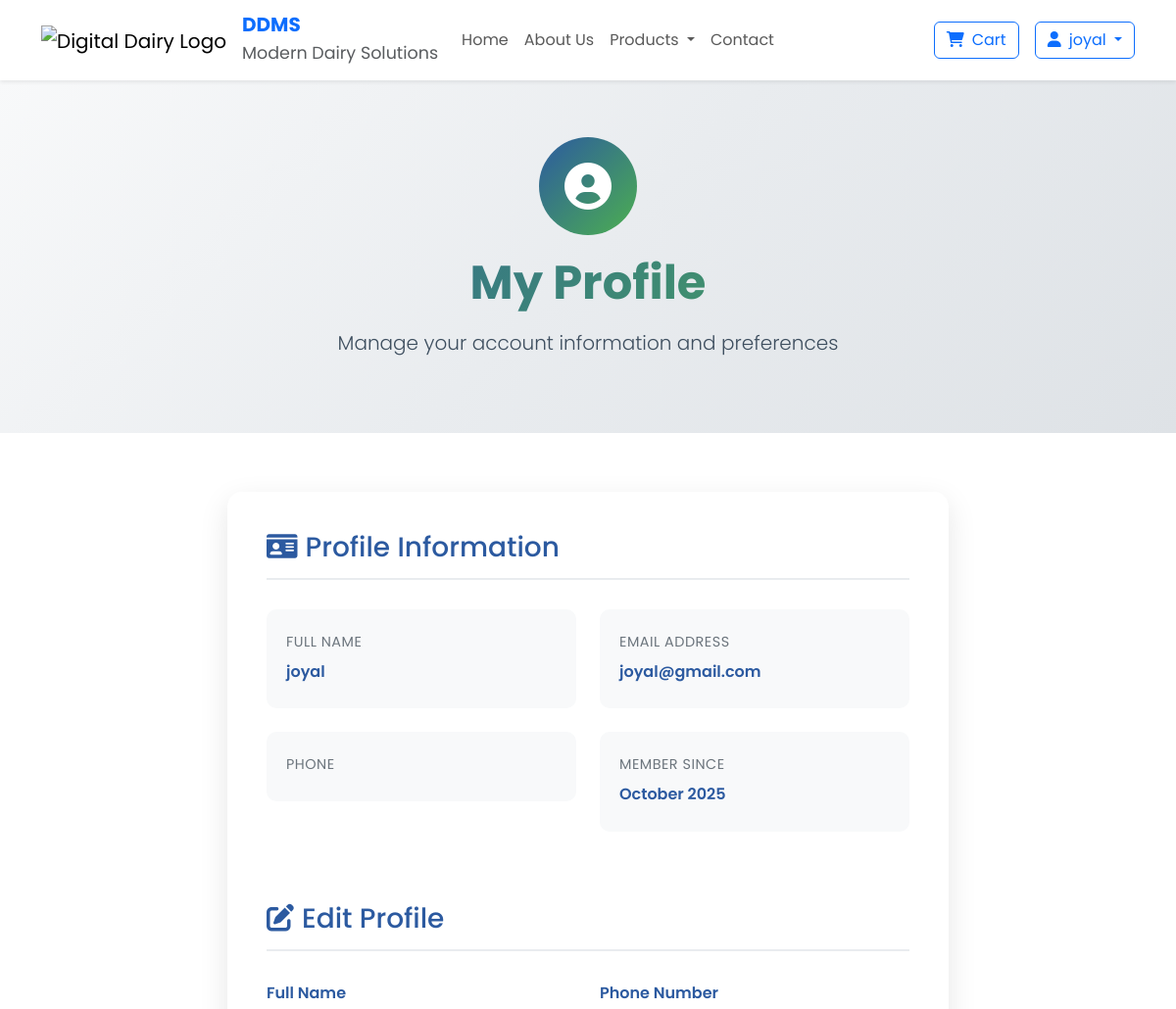
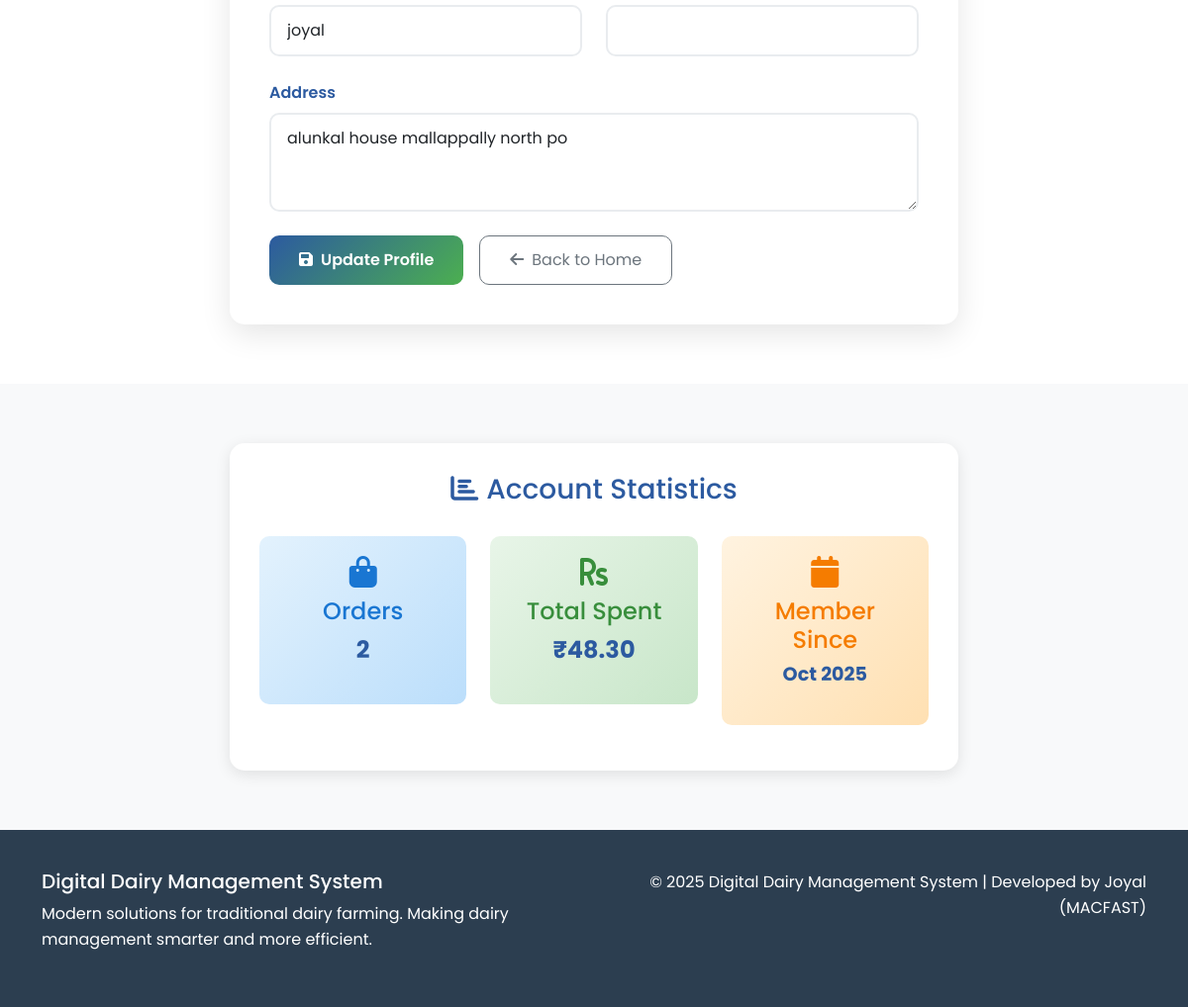
Page /profile.php (signed in) on the committed database (2 pictures, top to bottom).
### tables this page shows
CREATE TABLE `tblcustomer` (
  `id` int(11) NOT NULL,
  `customer_name` varchar(255) NOT NULL,
  `contact` varchar(20) NOT NULL,
  `email` varchar(255) DEFAULT NULL,
  `address` text DEFAULT NULL,
  `registration_date` timestamp NOT NULL DEFAULT current_timestamp(),
  `status` enum('active','inactive') DEFAULT 'active',
  `created_at` timestamp NOT NULL DEFAULT current_timestamp(),
  `updated_at` timestamp NOT NULL DEFAULT current_timestamp() ON UPDATE current_timestamp(),
  `password` varchar(255) DEFAULT NULL,
  `reset_token` varchar(64) DEFAULT NULL,
  `reset_expires` datetime DEFAULT NULL
);

### profile.php (the view, shortened to what this page needs)
<?php
include('includes/config.php');
$user_email = $_SESSION['email'];
$user_name = $_SESSION['customer_name'] ?? $_SESSION['name'] ?? 'User';
$user_query = "SELECT * FROM tblcustomer WHERE email = '$user_email'";
$user_result = mysqli_query($con, $user_query);
$user_data = mysqli_fetch_assoc($user_result);
?>
<!DOCTYPE html>
<html lang="en">
<head>
    <link href="https://cdn.jsdelivr.net/npm/bootstrap@5.3.0/dist/css/bootstrap.min.css" rel="stylesheet">
    <link href="https://cdnjs.cloudflare.com/ajax/libs/font-awesome/6.0.0/css/all.min.css" rel="stylesheet">
</head>
<body>
    <header class="header">
        <nav class="navbar navbar-expand-lg navbar-light bg-white shadow-sm fixed-top">
            <div class="container">
                <a class="navbar-brand d-flex align-items-center" href="home_page.php">
                    <div class="logo-container me-3">
                        <img src="uploads/logo.png" alt="Digital Dairy Logo" style="height: 3rem;">
                    </div>
                    <div class="brand-text">
                        <h5 class="mb-0 fw-bold text-primary">DDMS</h5>
                        <small class="text-muted">Modern Dairy Solutions</small>
                    </div>
                </a>
                <div class="collapse navbar-collapse" id="navbarNav">
                    <ul class="navbar-nav me-auto">
                        <li class="nav-item">
                            <a class="nav-link" href="home_page.php">Home</a>
                        </li>
                        <li class="nav-item">
                            <a class="nav-link" href="home_page.php#about">About Us</a>
                        </li>
                        <li class="nav-item dropdown">
                            <a class="nav-link dropdown-toggle" href="home_page.php#categories" id="navbarDropdown" role="button" data-bs-toggle="dropdown" aria-expanded="false">
                                Products
                            </a>
                        </li>
                        <li class="nav-item">
                            <a class="nav-link" href="home_page.php#contact">Contact</a>
                        </li>
                    </ul>
                    <div class="d-flex align-items-center">
                        <a href="cart.php" class="btn btn-outline-primary me-3 position-relative">
                            <i class="fas fa-shopping-cart me-2"></i>Cart
                        </a>
                        <div class="dropdown">
                            <button class="btn btn-outline-primary dropdown-toggle" type="button" id="userDropdown" data-bs-toggle="dropdown" aria-expanded="false">
                                <i class="fas fa-user me-2"></i><?php echo htmlspecialchars($user_name); ?>
                            </button>
                        </div>
                    </div>
                </div>
            </div>
        </nav>
    </header>
    <div style="height: 80px;"></div>
    <section class="hero" style="background: linear-gradient(135deg, #f8f9fa 0%, #e9ecef 50%, #dee2e6 100%); padding: 60px 0;">
        <div class="container">
            <div class="row align-items-center">
                <div class="col-lg-12 text-center">
                    <div class="hero-content">
                        <div style="width: 100px; height: 100px; background: linear-gradient(135deg, #2c5aa0, #4caf50); border-radius: 50%; display: flex; align-items: center; justify-content: center; margin: 0 auto 20px;">
                            <i class="fas fa-user-circle" style="font-size: 3rem; color: white;"></i>
                        </div>
                        <h1 class="display-5 fw-bold mb-3" style="background: linear-gradient(135deg, #2c5aa0, #4caf50); -webkit-background-clip: text; -webkit-text-fill-color: transparent; background-clip: text;">
                            My Profile
                        </h1>
                        <p class="lead" style="color: #2c3e50; opacity: 0.9;">
                            Manage your account information and preferences
                        </p>
                    </div>
                </div>
            </div>
        </div>
    </section>
    <section style="padding: 60px 0; background: white;">
        <div class="container">
            <div class="row justify-content-center">
                <div class="col-lg-8">
                    <div class="profile-card" style="background: white; border-radius: 15px; padding: 40px; box-shadow: 0 10px 30px rgba(0,0,0,0.1);">
                        <div class="profile-info mb-5">
                            <h3 style="color: #2c5aa0; margin-bottom: 30px; border-bottom: 2px solid #e9ecef; padding-bottom: 15px;">
                                <i class="fas fa-id-card me-2"></i>Profile Information
                            </h3>
                            <div class="row">
                                <div class="col-md-6 mb-4">
                                    <div class="info-item" style="padding: 20px; background: #f8f9fa; border-radius: 10px;">
                                        <label style="color: #6c757d; font-size: 0.9rem; text-transform: uppercase; letter-spacing: 0.5px;">Full Name</label>
                                        <p style="color: #2c5aa0; font-weight: 600; margin: 5px 0;"><?php echo htmlspecialchars($user_name); ?></p>
                                    </div>
                                </div>
                                <div class="col-md-6 mb-4">
                                    <div class="info-item" style="padding: 20px; background: #f8f9fa; border-radius: 10px;">
                                        <label style="color: #6c757d; font-size: 0.9rem; text-transform: uppercase; letter-spacing: 0.5px;">Email Address</label>
                                        <p style="color: #2c5aa0; font-weight: 600; margin: 5px 0;"><?php echo htmlspecialchars($user_email); ?></p>
                                    </div>
                                </div>
                                <div class="col-md-6 mb-4">
                                    <div class="info-item" style="padding: 20px; background: #f8f9fa; border-radius: 10px;">
                                        <label style="color: #6c757d; font-size: 0.9rem; text-transform: uppercase; letter-spacing: 0.5px;">Phone</label>
                                    </div>
                                </div>
                                <div class="col-md-6 mb-4">
                                    <div class="info-item" style="padding: 20px; background: #f8f9fa; border-radius: 10px;">
                                        <label style="color: #6c757d; font-size: 0.9rem; text-transform: uppercase; letter-spacing: 0.5px;">Member Since</label>
                                        <p style="color: #2c5aa0; font-weight: 600; margin: 5px 0;"><?php echo date('F Y', strtotime($user_data['registration_date'] ?? 'now')); ?></p>
                                    </div>
                                </div>
                            </div>
                        </div>
                        <div class="edit-profile">
                            <h3 style="color: #2c5aa0; margin-bottom: 30px; border-bottom: 2px solid #e9ecef; padding-bottom: 15px;">
                                <i class="fas fa-edit me-2"></i>Edit Profile
                            </h3>
                            <form method="POST" action="profile.php">
                                <div class="row">
                                    <div class="col-md-6 mb-4">
                                        <label for="customer_name" class="form-label" style="color: #2c5aa0; font-weight: 600;">Full Name</label>
                                        <input type="text" class="form-control" id="customer_name" name="customer_name"
                                               value="<?php echo htmlspecialchars($user_name); ?>" required
                                               style="border-radius: 10px; padding: 12px 16px; border: 2px solid #e9ecef;">
                                    </div>
                                    <div class="col-md-6 mb-4">
                                        <label for="phone" class="form-label" style="color: #2c5aa0; font-weight: 600;">Phone Number</label>
                                        <input type="tel" class="form-control" id="phone" name="phone"
                                               value="<?php echo htmlspecialchars($user_data['contact'] ?? ''); ?>"
                                               style="border-radius: 10px; padding: 12px 16px; border: 2px solid #e9ecef;">
                                    </div>
                                </div>
                                <div class="mb-4">
                                    <label for="address" class="form-label" style="color: #2c5aa0; font-weight: 600;">Address</label>
                                    <textarea class="form-control" id="address" name="address" rows="3"
                                              style="border-radius: 10px; padding: 12px 16px; border: 2px solid #e9ecef;"><?php echo htmlspecialchars($user_data['address'] ?? ''); ?></textarea>
                                </div>
                                <div class="d-flex gap-3">
                                    <button type="submit" name="update_profile" class="btn btn-primary"
                                            style="background: linear-gradient(135deg, #2c5aa0, #4caf50); border: none; padding: 12px 30px; border-radius: 10px; font-weight: 600;">
                                        <i class="fas fa-save me-2"></i>Update Profile
                                    </button>
                                    <a href="home_page.php" class="btn btn-outline-secondary"
                                       style="padding: 12px 30px; border-radius: 10px;">
                                        <i class="fas fa-arrow-left me-2"></i>Back to Home
                                    </a>
                                </div>
                            </form>
                        </div>
                    </div>
                </div>
            </div>
        </div>
    </section>
    <section style="padding: 60px 0; background: #f8f9fa;">
        <div class="container">
            <div class="row justify-content-center">
                <div class="col-lg-8">
                    <div class="stats-card" style="background: white; border-radius: 15px; padding: 30px; box-shadow: 0 4px 15px rgba(0,0,0,0.1);">
                        <h3 style="color: #2c5aa0; margin-bottom: 30px; text-align: center;">
                            <i class="fas fa-chart-bar me-2"></i>Account Statistics
                        </h3>
                        <div class="row text-center">
                            <div class="col-md-4 mb-3">
                                <div style="padding: 20px; background: linear-gradient(135deg, #e3f2fd, #bbdefb); border-radius: 10px;">
                                    <i class="fas fa-shopping-bag" style="font-size: 2rem; color: #1976d2; margin-bottom: 10px;"></i>
                                    <h4 style="color: #1976d2; margin-bottom: 5px;">Orders</h4>
                                    <p style="font-size: 1.5rem; font-weight: bold; color: #2c5aa0;">
                                        <?php
                                        $order_count_query = "SELECT COUNT(*) as count FROM tblorders WHERE Email = '$user_email'";
                                        $order_count_result = mysqli_query($con, $order_count_query);
                                        $order_count = mysqli_fetch_assoc($order_count_result)['count'];
                                        echo $order_count;
                                        ?>
                                    </p>
                                </div>
                            </div>
                            <div class="col-md-4 mb-3">
                                <div style="padding: 20px; background: linear-gradient(135deg, #e8f5e8, #c8e6c9); border-radius: 10px;">
                                    <i class="fas fa-rupee-sign" style="font-size: 2rem; color: #388e3c; margin-bottom: 10px;"></i>
                                    <h4 style="color: #388e3c; margin-bottom: 5px;">Total Spent</h4>
                                    <p style="font-size: 1.5rem; font-weight: bold; color: #2c5aa0;">
                                        ₹<?php
                                        $total_spent_query = "SELECT SUM(TotalAmount) as total FROM tblorders WHERE Email = '$user_email'";
                                        $total_spent_result = mysqli_query($con, $total_spent_query);
                                        $total_spent = mysqli_fetch_assoc($total_spent_result)['total'] ?? 0;
                                        echo number_format($total_spent, 2);
                                        ?>
                                    </p>
                                </div>
                            </div>
                            <div class="col-md-4 mb-3">
                                <div style="padding: 20px; background: linear-gradient(135deg, #fff3e0, #ffe0b2); border-radius: 10px;">
                                    <i class="fas fa-calendar" style="font-size: 2rem; color: #f57c00; margin-bottom: 10px;"></i>
                                    <h4 style="color: #f57c00; margin-bottom: 5px;">Member Since</h4>
                                    <p style="font-size: 1.2rem; font-weight: bold; color: #2c5aa0;">
                                        <?php echo date('M Y', strtotime($user_data['registration_date'] ?? 'now')); ?>
                                    </p>
                                </div>
                            </div>
                        </div>
                    </div>
                </div>
            </div>
        </div>
    </section>
    <footer style="background: #2c3e50; color: white; padding: 40px 0;">
        <div class="container">
            <div class="row">
                <div class="col-lg-6">
                    <h5>Digital Dairy Management System</h5>
                    <p>Modern solutions for traditional dairy farming. Making dairy management smarter and more efficient.</p>
                </div>
                <div class="col-lg-6 text-lg-end">
                    <p>© 2025 Digital Dairy Management System | Developed by Joyal (MACFAST)</p>
                </div>
            </div>
        </div>
    </footer>
</body>
</html>

### profile.php (style rules this page uses)
:root { --primary-color: #2c5aa0; --secondary-color: #4caf50; --accent-color: #ff6b35; --light-bg: #f8f9fa; --dark-text: #2c3e50; --light-text: #6c757d; }
body { font-family: 'Poppins', sans-serif; line-height: 1.6; color: var(--dark-text); }

### rows in the picture
tblcustomer: registration_date "October 2025", address "alunkal house mallappally north po", registration_date "Oct 2025"

### other values in the picture
$user_name "joyal"
$user_email "joyal@gmail.com"
$order_count "2"
$total_spent "48.30"
